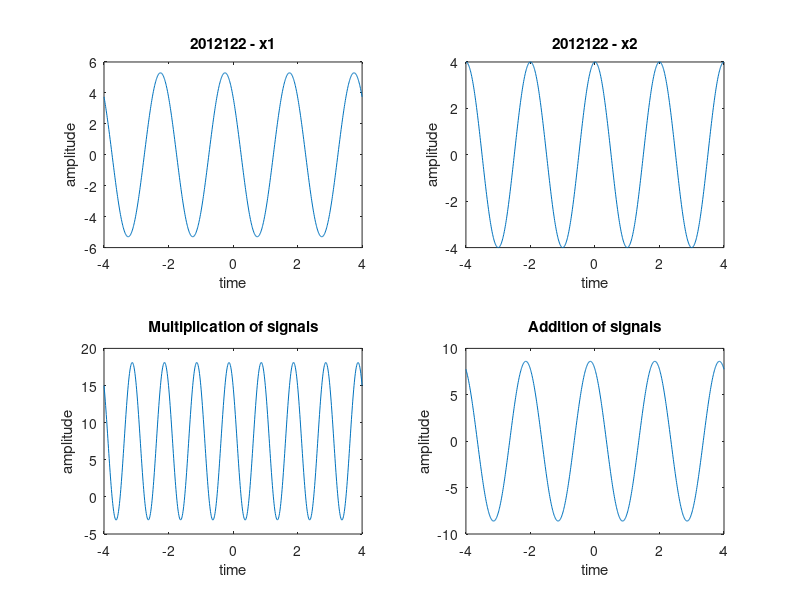

MATLAB code for this plot:
phi = pi/4 ;
n = -4 : 0.01 : 4 ;
f=4; fs=8;
t=2*pi*(f/fs)*n;

x1 = 5.3 * cos(t+phi);
x2 = 4 * cos(t);

subplot (2,2,1);
plot(n,x1); title('2012122 - x1');
xlabel('time'); ylabel('amplitude');

subplot (2,2,2);
plot(n,x2); title('2012122 - x2');
xlabel('time'); ylabel('amplitude');

x3 = x1.*x2;
subplot (2,2,3);
plot(n,x3);
title('Multiplication of signals'); 
xlabel('time'); ylabel('amplitude');

x4 = x1 + x2;
subplot (2,2,4);
plot(n,x4);
title('Addition of signals'); 
xlabel('time'); ylabel('amplitude');

print ('Exp2_1a','-dpdf','-fillpage');